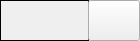
<?xml version="1.0" encoding="UTF-8"?>
<ui version="4.0">
 <class>Form</class>
 <widget class="QWidget" name="Form">
  <property name="geometry">
   <rect>
    <x>0</x>
    <y>0</y>
    <width>140</width>
    <height>41</height>
   </rect>
  </property>
  <property name="windowTitle">
   <string>Form</string>
  </property>
  <widget class="QLabel" name="current_hotkey">
   <property name="geometry">
    <rect>
     <x>0</x>
     <y>0</y>
     <width>89</width>
     <height>41</height>
    </rect>
   </property>
   <property name="frameShape">
    <enum>QFrame::Box</enum>
   </property>
   <property name="lineWidth">
    <number>1</number>
   </property>
   <property name="midLineWidth">
    <number>0</number>
   </property>
   <property name="text">
    <string/>
   </property>
   <property name="alignment">
    <set>Qt::AlignCenter</set>
   </property>
  </widget>
  <widget class="QPushButton" name="mini_stop_button">
   <property name="geometry">
    <rect>
     <x>88</x>
     <y>0</y>
     <width>52</width>
     <height>41</height>
    </rect>
   </property>
   <property name="text">
    <string/>
   </property>
  </widget>
 </widget>
 <resources/>
 <connections/>
</ui>
